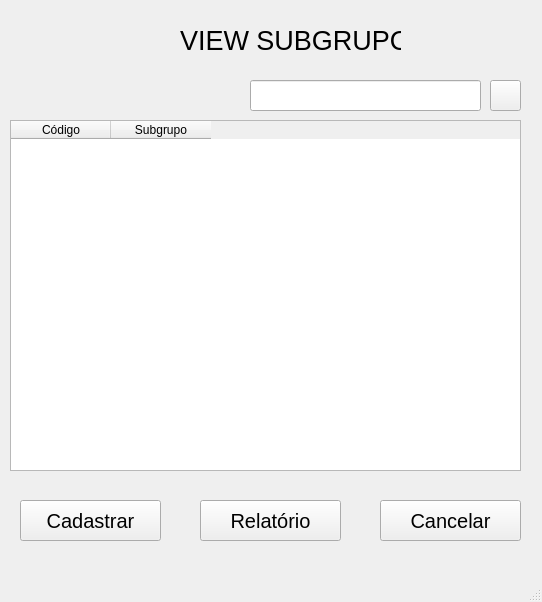
<?xml version="1.0" encoding="UTF-8"?>
<ui version="4.0">
 <class>MainWindow</class>
 <widget class="QMainWindow" name="MainWindow">
  <property name="geometry">
   <rect>
    <x>0</x>
    <y>0</y>
    <width>542</width>
    <height>602</height>
   </rect>
  </property>
  <property name="windowTitle">
   <string>MainWindow</string>
  </property>
  <widget class="QWidget" name="centralwidget">
   <widget class="QTableWidget" name="tb_Subgrupoview">
    <property name="geometry">
     <rect>
      <x>10</x>
      <y>120</y>
      <width>511</width>
      <height>351</height>
     </rect>
    </property>
    <column>
     <property name="text">
      <string>Código</string>
     </property>
    </column>
    <column>
     <property name="text">
      <string>Subgrupo</string>
     </property>
    </column>
   </widget>
   <widget class="QPushButton" name="btnConsultar">
    <property name="geometry">
     <rect>
      <x>490</x>
      <y>80</y>
      <width>31</width>
      <height>31</height>
     </rect>
    </property>
    <property name="text">
     <string/>
    </property>
    <property name="icon">
     <iconset>
      <normaloff>btnPesquisar.png</normaloff>btnPesquisar.png</iconset>
    </property>
   </widget>
   <widget class="QLabel" name="txtSubgrupoview">
    <property name="geometry">
     <rect>
      <x>180</x>
      <y>10</y>
      <width>221</width>
      <height>61</height>
     </rect>
    </property>
    <property name="font">
     <font>
      <pointsize>20</pointsize>
     </font>
    </property>
    <property name="text">
     <string>VIEW SUBGRUPO</string>
    </property>
   </widget>
   <widget class="QLineEdit" name="edtConsultar">
    <property name="geometry">
     <rect>
      <x>250</x>
      <y>80</y>
      <width>231</width>
      <height>31</height>
     </rect>
    </property>
   </widget>
   <widget class="QPushButton" name="btnRelatorio">
    <property name="geometry">
     <rect>
      <x>200</x>
      <y>500</y>
      <width>141</width>
      <height>41</height>
     </rect>
    </property>
    <property name="font">
     <font>
      <pointsize>15</pointsize>
     </font>
    </property>
    <property name="text">
     <string>Relatório</string>
    </property>
   </widget>
   <widget class="QPushButton" name="btnCadastrar">
    <property name="geometry">
     <rect>
      <x>20</x>
      <y>500</y>
      <width>141</width>
      <height>41</height>
     </rect>
    </property>
    <property name="font">
     <font>
      <pointsize>15</pointsize>
     </font>
    </property>
    <property name="text">
     <string>Cadastrar</string>
    </property>
   </widget>
   <widget class="QPushButton" name="btnCancelar">
    <property name="geometry">
     <rect>
      <x>380</x>
      <y>500</y>
      <width>141</width>
      <height>41</height>
     </rect>
    </property>
    <property name="font">
     <font>
      <pointsize>15</pointsize>
     </font>
    </property>
    <property name="text">
     <string>Cancelar</string>
    </property>
   </widget>
  </widget>
  <widget class="QMenuBar" name="menubar">
   <property name="geometry">
    <rect>
     <x>0</x>
     <y>0</y>
     <width>542</width>
     <height>21</height>
    </rect>
   </property>
  </widget>
  <widget class="QStatusBar" name="statusbar"/>
 </widget>
 <resources/>
 <connections/>
</ui>
